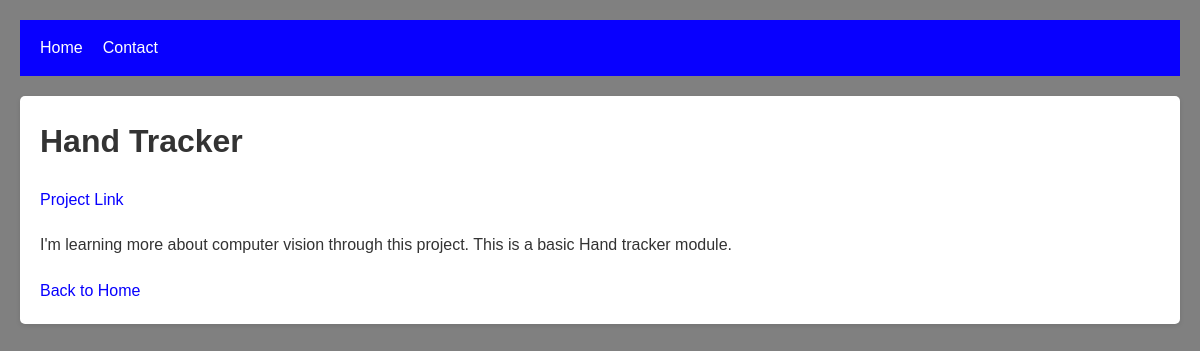
Screenshot of /project/2 with the database file from the repository.
### portfolio/models.py (models this page shows, shortened)
class Project(models.Model):
    title = models.CharField(max_length=100)
    description = models.TextField()
    tags = models.ManyToManyField(Tag , related_name='projects', blank=True)
    link = models.URLField(blank=True, max_length=500)

### portfolio/views.py (the view)
# urls.py: path('project/<int:id>', views.project, name='project'),
def project(request, id):
    project = get_object_or_404(Project, pk=id)
    return render(request, 'project.html', {'project': project})

### portfolio/templates/project.html (shortened to what this page needs)
{% extends 'base.html' %}
{% load static %}
{% block extrahead %}
  <link rel="stylesheet" href="{% static 'css/project.css' %}" />
{% endblock %}
{% block content %}
  <div class="project-card">
    <div class="project-info">
      <h1>{{ project.title }}</h1>
      <p>
        <a href="{{ project.link }}" target="_blank">Project Link</a>
      </p>
      <p>{{ project.description }}</p>
      <a href="{% url 'home' %}">Back to Home</a>
    </div>
  </div>
{% endblock %}

### portfolio/static/css/base.css (style rules this page uses)
* { box-sizing: border-box; margin: 0; padding: 0; font-family: "Arial", sans-serif; }
body { font-family: "Segoe UI", Tahoma, Geneva, Verdana, sans-serif; line-height: 1.6; color: #333; background-color: gray; padding: 20px; }
a { color: #0800ff; text-decoration: none; }

### portfolio/static/css/project.css (style rules this page uses)
.project-card { display: flex; align-items: flex-start; justify-content: space-between; background-color: white; box-shadow: 0 2px 5px rgba(0, 0, 0, 0.1); border-radius: 5px; overflow: hidden; max-width: 1200px; margin: auto; padding: 20px; }
.project-info { flex: 1; padding-right: 20px; }
h1, p { margin-bottom: 20px; }

### rows the page displays
Project: title "Hand Tracker", description "I'm learning more about computer vision through this project. This is a basic Hand tracker module."
